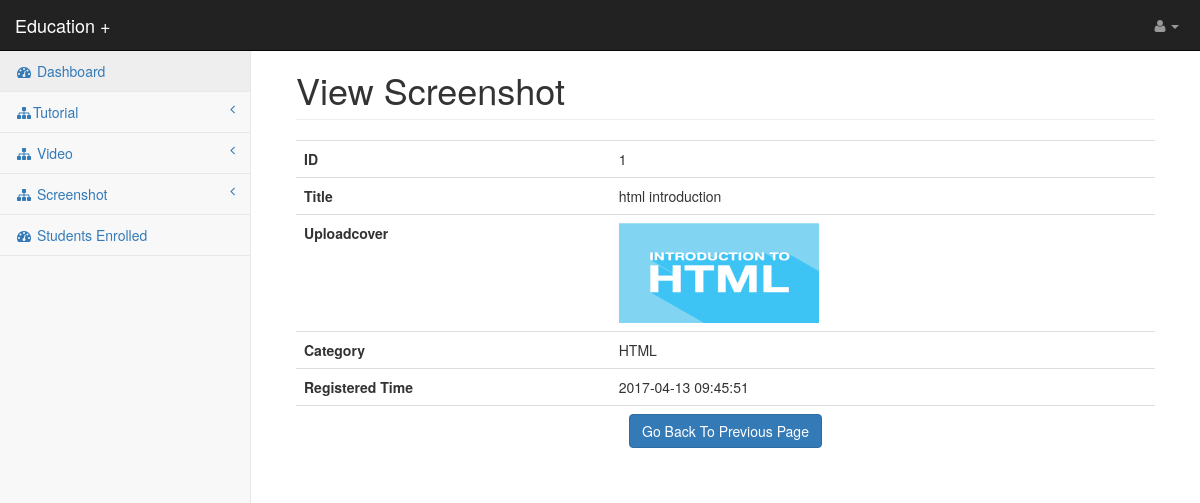
Page /expert/view_screenshot.php?z=1 (signed in) on the committed database.
### tables this page shows
CREATE TABLE `screenshot` (
  `screenshot_id` int(100) NOT NULL,
  `screenshot_title` varchar(50) NOT NULL,
  `screenshot_uploadcover` varchar(50) NOT NULL,
  `screenshot_category` varchar(50) NOT NULL,
  `screenshot_uploaded_by` varchar(100) NOT NULL,
  `time` timestamp NOT NULL DEFAULT CURRENT_TIMESTAMP ON UPDATE CURRENT_TIMESTAMP
);

### expert/view_screenshot.php (the view)
<?php require 'header_files.php'; ?>
<body>
<div id="wrapper">
    <?php require 'menu.php'; ?>
    <div id="page-wrapper">
        <div class="container-fluid">
            <div class="row">
                <div class="col-lg-12">
                    <h1 class="page-header">View Screenshot</h1>
                </div>
            </div>
			<table class="table">
				<?php
				$id=$_GET['z'];
				if($id=="")
				{
					echo "<script>alert('Invalid ID'); window.location='manage_screenshot.php';</script>";
				}
				else
				{
					$q="select * from screenshot where screenshot_id='$id'";
					$chk=$conn->query($q);
					while($r=$chk->fetch_assoc())
					{
				?>
						<tr>
							<th>ID</th>
							<td><?php echo $r['screenshot_id']; ?></td>
						</tr>
						<tr>
							<th>Title</th>
							<td><?php echo $r['screenshot_title']; ?></td>
						</tr>
						<tr>
							<th>Uploadcover</th>
							<td><img src="../admin/screenshot_cover/<?php echo $r['screenshot_uploadcover']; ?>" height='100px' width='200px'></td>
						</tr>
						<tr>
							<th>Category</th>
							<td><?php echo $r['screenshot_category']; ?></td>
						</tr>
						<tr>
							<th>Registered Time</th>
							<td><?php echo $r['time']; ?></td>
						</tr>
						<tr>
							<td colspan="2" align="center">
								<a href="manage_screenshot.php" class="btn btn-primary">Go Back To Previous Page</a>
							</td>
						</tr>
				<?php
					}
				}
				?>
			</table>
        </div>
    </div>
</div>
</body>
</html>

### expert/css/startmin.css (style rules this page uses)
body { background-color: #f8f8f8; }
#wrapper { width: 100%; }
#page-wrapper { padding: 30px 15px 0 15px; min-height: 568px; background-color: #fff; }
@media (min-width:768px) { #page-wrapper { position: inherit; margin-left: 250px; padding: 30px 30px 0 30px; border-left: 1px solid #e7e7e7; } }

### rows in the picture
screenshot: screenshot_id "1", screenshot_title "html introduction", screenshot_uploadcover (picture), screenshot_category "HTML", time "2017-04-13 09:45:51"
